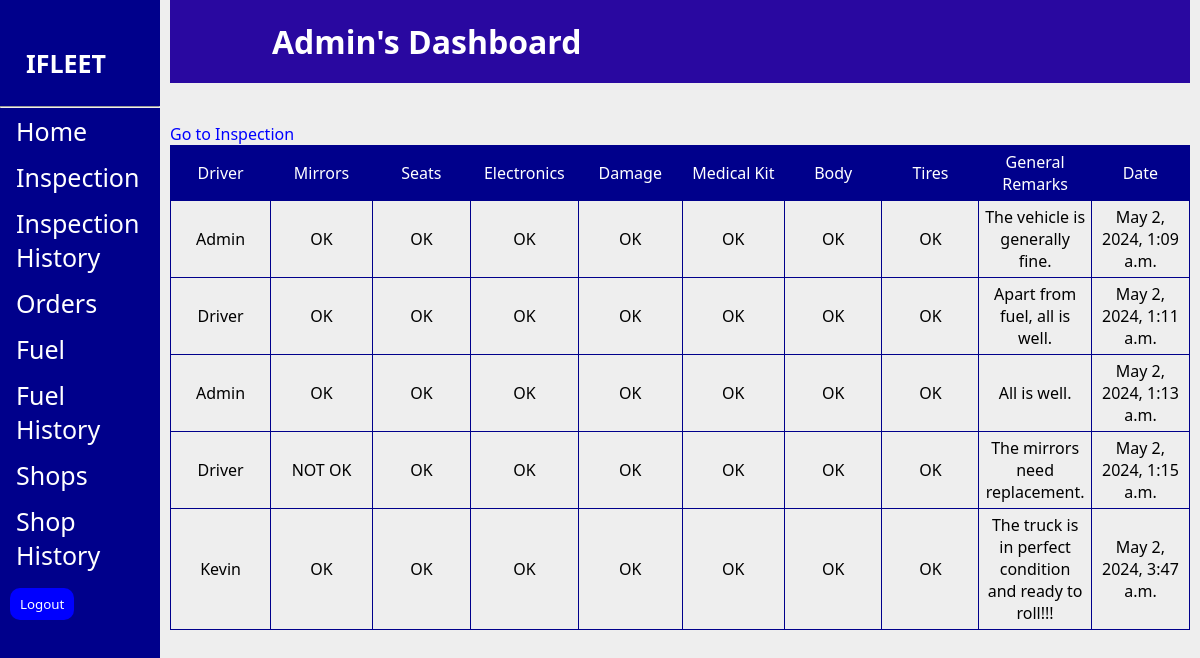
Page /drivers/inspection-history/ (signed in) on the committed database.
### driver/models.py (models this page shows)
class Inspection(models.Model):
    CATEGORY = (
        ('OK', 'OK'),
        ('NOT OK', 'NOT OK'),
    )
    FUEL = (
        ('Empty', 'Empty'),
        ('Almost Empty', 'Almost Empty'),
        ('1/4', '1/4'),
        ('1/2', '1/2'),
        ('Full', 'Full'),
    )
    VEHICLE_TYPE = (
        ('SUV', 'SUV' ),
        ('TRUCK', 'TRUCK'),
    )
    Driver = models.ForeignKey(Driver, models.CASCADE, null=True)
    vehicle = models.CharField(max_length=25, choices=VEHICLE_TYPE, blank=False, default=False)
    Mirrors = models.CharField(max_length=50, choices=CATEGORY, blank=False)
    Seats = models.CharField(max_length=100, choices=CATEGORY, blank=False)
    Electronics = models.CharField(max_length=50, choices=CATEGORY, blank=False)
    Fuel_level = models.CharField(max_length=50, choices=FUEL, blank=False)
    Damage = models.CharField(max_length=50, choices=CATEGORY, blank=False)
    Medical_kit = models.CharField(max_length=50, choices=CATEGORY, blank=False)
    Body = models.CharField(max_length=50, choices=CATEGORY, blank=False)
    Tires = models.CharField(max_length=50, choices=CATEGORY, blank=False)
    General_Remarks = models.TextField(blank=True)
    Date = models.DateTimeField(auto_now_add=True)
    DisplayFields = ['Driver', 'Mirrors', 'Seats', 'Electronics', 'Fuel_level', 'Damage', 'Medical_kit', 'Body', 'Tires', 'General_Remarks']
    FilterFields = ['Date']

class Driver(models.Model):
    username = models.CharField(max_length=50, blank=False)
    phone_number = models.CharField(max_length=20, blank=False)
    address = models.CharField(max_length=255, blank=False)
    city = models.CharField(max_length=100, blank=False)
    state = models.CharField(max_length=100, blank=False)
    zipcode = models.CharField(max_length=20, blank=True)
    car = models.CharField(max_length=25, blank=False)
    driver_license_number = models.CharField(max_length=50, blank=False)
    driver_license_expiry_date = models.DateField(null=True, blank=False)
    date_of_birth = models.DateField(null=True, blank=False)
    date_hired = models.DateField(null=True, blank=False)
    emergency_contact_name = models.CharField(max_length=100, blank=False)
    emergency_contact_phone = models.CharField(max_length=20, blank=False)
    DisplayFields = ['username', 'phone_number', 'address', 'city', 'driver_license_number', 'date_hired']
    FilterFields = ['username', 'date_hired']
    def __str__(self):
        return self.username

### driver/views.py (the view)
# urls.py: path('inspection-history/', views.inspection_history, name='vehicle-inspection-history'),
@login_required
def inspection_history(request):
    inspection = Inspection.objects.all()
    context = {
        'inspection': inspection,
    }
    return render(request ,'drivers/inspection_history.html', context)

### driver/templates/drivers/inspection_history.html (shortened to what this page needs)
{% extends 'drivers/base.html' %}
{% load static %}
{% block content %}
<a style="color: blue;" href="{% url 'vehicle-inspection' %}">Go to Inspection</a>
<table>
    <thead>
            <td>Driver</td>
            <td>Mirrors</td>
            <td>Seats</td>
            <td>Electronics</td>
            <td>Damage</td>
            <td>Medical Kit</td>
            <td>Body</td>
            <td>Tires</td>
            <td>General Remarks</td>
            <td>Date</td>
    </thead>
    <tbody>
        {% for inspection in inspection %}
        <tr>
            <td>{{ inspection.Driver }}</td>
            <td>{{ inspection.Mirrors }}</td>
            <td>{{ inspection.Seats }}</td>
            <td>{{ inspection.Electronics }}</td>
            <td>{{ inspection.Damage }}</td>
            <td>{{ inspection.Medical_kit }}</td>
            <td>{{ inspection.Body }}</td>
            <td>{{ inspection.Tires }}</td>
            <td>{{ inspection.General_Remarks }}</td>
            <td>{{ inspection.Date }}</td>
        </tr>
        {% endfor %}
    </tbody>
</table>
{% endblock %}

### driver/templates/drivers/base.html (shortened to what this page needs)
{% load static %}
<!DOCTYPE html>
<html lang="en">
<head>
    <link rel="stylesheet" href="{% static 'core/core.css' %}">
    <link rel="stylesheet" href="https://cdnjs.cloudflare.com/ajax/libs/font-awesome/4.7.0/css/font-awesome.min.css">
</head>
<body>
    <div class="sidenav">
        <div class="logo">
            <a href="{% url 'index' %}">IFLEET</a>
        </div>
        <hr>
        <a href="{% url 'driver-dashboard' %}">Home</a>
        <a href="{% url 'vehicle-inspection' %}">Inspection</a>
        <a href="{% url 'vehicle-inspection-history' %}">Inspection History</a>
        <a href="">Orders</a>
        <a href="">Fuel</a>
        <a href="">Fuel History</a>
        <a href="">Shops</a>
        <a href="">Shop History</a>
        <form action="{% url 'logout' %}" method="post" style="background-color: transparent; padding: 0; margin: 10px;">
            <button type="submit" style="background: blue; color: white; border-color: transparent; padding-top: 5px; padding-bottom: 5px; padding-right: 8px; padding-left: 8px; border-radius: 10px; cursor: pointer;">Logout</button>
        </form>
    </div>
    <div class="main">
        <h1 class="dashboard">{{ user.username }}'s Dashboard</h1>
        {% block content %}{% endblock %}
    </div>
</body>
</html>

### core/static/core/core.css (style rules this page uses)
* { margin: 0; padding: 0; box-sizing: border-box; font-family: 'Segoe UI', Tahoma, Geneva, Verdana, sans-serif; }
a { text-decoration: none; color: white; }
.logo { margin-right: 120px; margin-left: 10px; margin-top: 20px; margin-bottom: 20px; }
.logo a { font-weight: 600; margin-right: 150px; }

### driver/templates/drivers/base.html (style rules this page uses)
body { font-family: "Lato", sans-serif; background-color: #eee; }
.sidenav { height: 100%; width: 160px; position: fixed; z-index: 1; top: 0; left: 0; background-color: darkblue; overflow-x: hidden; padding-top: 20px; }
.sidenav a { padding: 6px 8px 6px 16px; text-decoration: none; font-size: 25px; color: white; display: block; }
.main { margin-left: 160px; padding: 0px 10px; }
.dashboard { text-align: left; padding-left: 10%; background-color: rgb(41, 8, 160); color: white; margin-bottom: 40px; padding-top: 20px; padding-bottom: 20px; }

### driver/templates/drivers/inspection_history.html (style rules this page uses)
table { text-align: center; }
table, th, td { border: 1px solid darkblue; border-collapse: collapse; padding: 5px; }
td { width: 3cm; }
thead { background-color: darkblue; color: white; }

### rows in the picture
Inspection: Driver "Admin", Mirrors "OK", Seats "OK", Electronics "OK", Damage "OK", Medical_kit "OK", Body "OK", Tires "OK", General_Remarks "The vehicle is generally fine.", Date "May 2, 2024, 1:09 a.m."
Inspection: Driver "Driver", Mirrors "OK", Seats "OK", Electronics "OK", Damage "OK", Medical_kit "OK", Body "OK", Tires "OK", General_Remarks "Apart from fuel, all is well.", Date "May 2, 2024, 1:11 a.m."
Inspection: Driver "Admin", Mirrors "OK", Seats "OK", Electronics "OK", Damage "OK", Medical_kit "OK", Body "OK", Tires "OK", General_Remarks "All is well.", Date "May 2, 2024, 1:13 a.m."
Inspection: Driver "Driver", Mirrors "NOT OK", Seats "OK", Electronics "OK", Damage "OK", Medical_kit "OK", Body "OK", Tires "OK", General_Remarks "The mirrors need replacement.", Date "May 2, 2024, 1:15 a.m."
Inspection: Driver "Kevin", Mirrors "OK", Seats "OK", Electronics "OK", Damage "OK", Medical_kit "OK", Body "OK", Tires "OK", General_Remarks "The truck is in perfect condition and ready to roll!!!", Date "May 2, 2024, 3:47 a.m."

### other values in the picture
{{ user.username }} "Admin"
